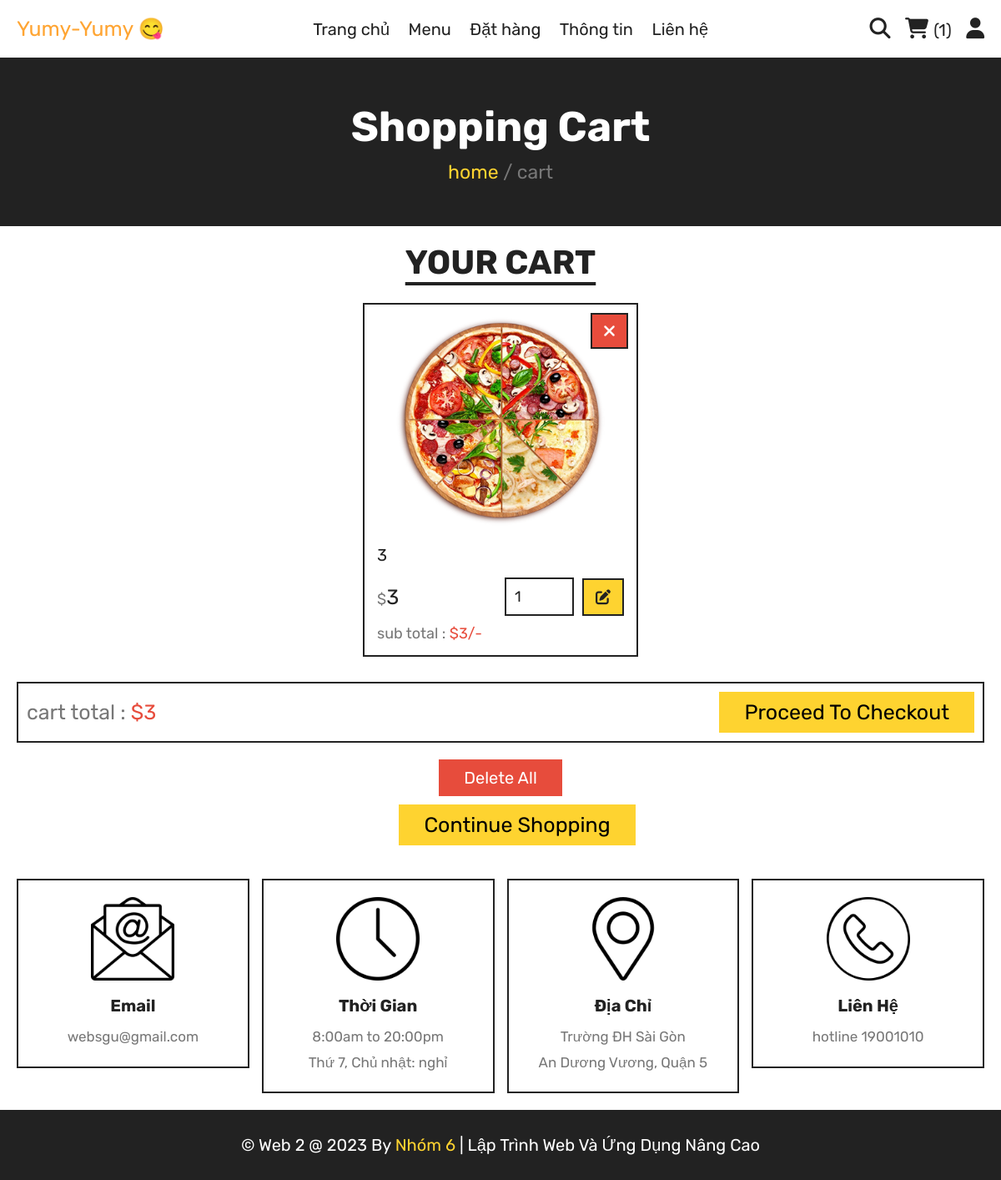
/cart.php (signed in), run on the app's committed database.
### tables this page shows
CREATE TABLE `cart` (
  `id` int(100) NOT NULL,
  `user_id` int(100) NOT NULL,
  `pid` int(100) NOT NULL,
  `name` varchar(100) NOT NULL,
  `price` int(10) NOT NULL,
  `quantity` int(10) NOT NULL,
  `image` varchar(100) NOT NULL
);

### cart.php (the view, shortened to what this page needs)
<?php
include 'components/connect.php';
if (isset($_SESSION['user_id'])) {
   $user_id = $_SESSION['user_id'];
} else {
   $user_id = '';
   header('location:home.php');
};
?>
<!DOCTYPE html>
<html lang="en">
<head>
   <link rel="stylesheet" href="https://cdnjs.cloudflare.com/ajax/libs/font-awesome/6.1.1/css/all.min.css">
   <link rel="stylesheet" href="css/style.css">
</head>
<body>
   <?php include 'components/user_header.php'; ?>
   <div class="heading">
      <h3>shopping cart</h3>
      <p><a href="home.php">home</a> <span> / cart</span></p>
   </div>
   <section class="products">
      <h1 class="title">your cart</h1>
      <div class="box-container">
         <?php
         $grand_total = 0;
         $select_cart = $conn->prepare("SELECT * FROM `cart` WHERE user_id = ?");
         $select_cart->execute([$user_id]);
         if ($select_cart->rowCount() > 0) {
            while ($fetch_cart = $select_cart->fetch(PDO::FETCH_ASSOC)) {
         ?>
               <form action="" method="post" class="box">
                  <button type="submit" class="fas fa-times" name="delete" onclick="return confirm('delete this item?');"></button>
                  <img src="uploaded_img/<?= $fetch_cart['image']; ?>" alt="">
                  <div class="name"><?= $fetch_cart['name']; ?></div>
                  <div class="flex">
                     <div class="price"><span>$</span><?= $fetch_cart['price']; ?></div>
                     <input type="number" name="qty" class="qty" min="1" max="99" value="<?= $fetch_cart['quantity']; ?>" maxlength="2">
                     <button type="submit" class="fas fa-edit" name="update_qty"></button>
                  </div>
                  <div class="sub-total"> sub total : <span>$<?= $sub_total = ($fetch_cart['price'] * $fetch_cart['quantity']); ?>/-</span> </div>
               </form>
         <?php
               $grand_total += $sub_total;
            }
         } else {
            echo '<p class="empty">your cart is empty</p>';
         }
         ?>
      </div>
      <div class="cart-total">
         <p>cart total : <span>$<?= $grand_total; ?></span></p>
         <a href="checkout.php" class="btn <?= ($grand_total > 1) ? '' : 'disabled'; ?>">proceed to checkout</a>
      </div>
      <div class="more-btn">
         <form action="" method="post">
            <button type="submit" class="delete-btn <?= ($grand_total > 1) ? '' : 'disabled'; ?>" name="delete_all" onclick="return confirm('delete all from cart?');">delete all</button>
         </form>
         <a href="menu.php" class="btn">continue shopping</a>
      </div>
   </section>
   <?php include 'components/footer.php'; ?>
</body>
</html>

### css/style.css (style rules this page uses)
:root { --yellow:#FFFF33; --light-yellow:#fed330; --blue:#0000FF; --red:#e74c3c; --white:#fff; --black:#222; --light-color:#777; --border:.2rem solid var(--black); }
* { font-family: 'Rubik', sans-serif; margin:0; padding:0; box-sizing: border-box; outline: none; border: none; text-decoration: none; }
html { font-size: 62.5%; overflow-x: hidden; scroll-behavior: smooth; stop-opacity: 7rem; }
section { margin:0 auto; max-width: 1200px; padding:2rem; }
.title { text-align: center; margin-bottom: 2.5rem; font-size: 4rem; color:var(--black); text-transform: uppercase; text-decoration: underline; text-underline-offset: 1rem; }
.products a { font-size: 25px; margin-left: 40px; color: black; }
.heading { display: flex; align-items: center; justify-content: center; gap:1rem; flex-flow: column; background-color: var(--black); min-height: 20rem; }
.heading h3 { font-size: 5rem; color:var(--white); text-transform: capitalize; }
.heading p { font-size: 2.3rem; color:var(--light-color); }
.heading p a { color:var(--light-yellow); }
.btn, .delete-btn { margin-top: 1rem; display: inline-block; font-size: 2rem; padding:1rem 3rem; cursor: pointer; text-transform: capitalize; transition: .2s linear; }
.btn { background-color: var(--light-yellow); color:var(--black); }
.delete-btn { background-color: var(--red); color:var(--white); }
.products .box-container { display: grid; grid-template-columns: repeat(auto-fit, 33rem); justify-content: center; align-items: flex-start; gap:1.5rem; }
.products .box-container .box { border:var(--border); padding:1.5rem; position: relative; overflow: hidden; }
.products .box-container .box img { height: 25rem; width: 100%; object-fit: contain; margin-bottom: 1rem; }
.products .box-container .box .name { font-size: 2rem; color:var(--black); margin:1rem 0; }
.products .box-container .box .flex { display: flex; align-items: center; gap:1rem; margin-top: 1.5rem; }
.products .box-container .box .flex .price { margin-right: auto; font-size: 2.5rem; color:var(--black); }
.products .box-container .box .flex .price span { color:var(--light-color); font-size: 1.8rem; }
.products .box-container .box .flex .qty { padding:1rem; border:var(--border); font-size: 1.8rem; color:var(--black); }
.products .box-container .box .flex .fa-edit { width: 5rem; background-color: var(--light-yellow); color:var(--black); cursor: pointer; font-size: 1.8rem; height: 4.5rem; border:var(--border); }
.products .box-container .box .fa-times { position: absolute; top:1rem; right:1rem; background-color: var(--red); color:var(--white); border:var(--border); line-height:4rem; height: 4.3rem; width: 4.5rem; cursor: pointer; font-size: 2rem; }
.products .box-container .box .sub-total { margin-top: 1rem; font-size: 1.8rem; color:var(--light-color); }
.products .box-container .box .sub-total span { color:var(--red); }
.products .more-btn { margin-top: 1rem; text-align: center; }
.products .cart-total { display: flex; align-items: center; gap:1.5rem; flex-wrap: wrap; justify-content: space-between; margin-top: 3rem; border:var(--border); padding:1rem; }
.products .cart-total p { font-size: 2.5rem; color:var(--light-color); }
.products .cart-total p span { color:var(--red); }
.products .cart-total .btn { margin-top: 0; }
* { font-family: 'Rubik', sans-serif; margin: 0; padding: 0; box-sizing: border-box; outline: none; border: none; text-decoration: none; }

### data on the page
cart: image (picture), name "3", price "3", qty "1"

### other printed values
$total_cart_items "1"
$grand_total "3"
